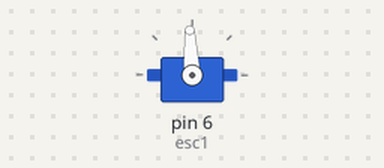
The sketch below on a simulated Arduino Uno, built with avr-gcc and run on an emulated ATmega328P. Parts: servo.

Above: at 0.1 s.
At 2.1 s:
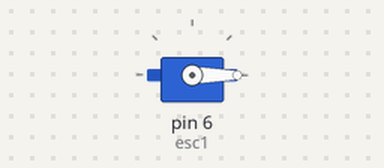
Timing chart, 0 to 3.6 s (numbered marks = the images above):
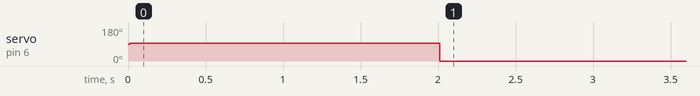

The sketch:

BLESC.ino
```cpp
#include <Servo.h>

Servo esc1;
int spd;

void setup()
{
  esc1.attach(6);
  delay(10);
  esc1.writeMicroseconds(1500);
  delay(2000);

}

void loop()
{
  spd = Serial.read();
  esc1.writeMicroseconds(spd);

}
```

Measured:
- by itself, servo on pin 6 (esc1): 90° → 93° at 0.01 s, → 0° 2.0 s later
